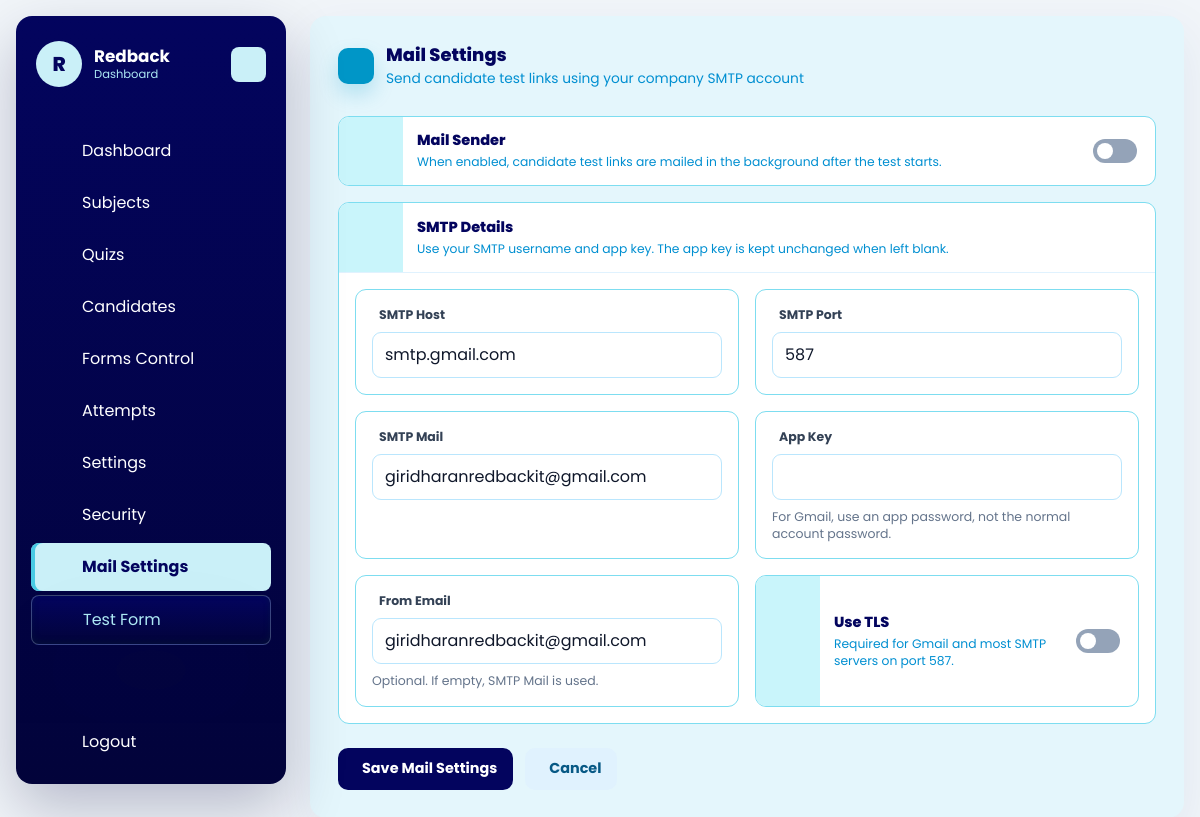
Screenshot of /dashboard/settings/mail/ (signed in) with the database file from the repository.
### dashboard/models.py (models this page shows, shortened)
class Company(models.Model):
    name = models.CharField(max_length=150)
    image = models.ImageField(upload_to='company/', blank=True, null=True)
    email = models.EmailField(unique=True)
    password = models.CharField(max_length=128)
    is_active = models.BooleanField(default=True)
    test_instructions = models.TextField(
        default=DEFAULT_TEST_INSTRUCTIONS,
        blank=True,
        help_text='Instructions shown to candidates in the online test instructions drawer.',
    )
    allow_full_screen_lock = models.BooleanField(default=False)
    allow_pause_lock = models.BooleanField(default=False)
    allow_tab_switch_guard = models.BooleanField(default=False)
    allow_copy_paste_block = models.BooleanField(default=False)
    allow_right_click_disable = models.BooleanField(default=False)
    full_screen_lock = models.BooleanField(default=False)
    pause_lock = models.BooleanField(default=False)
    tab_switch_guard_enabled = models.BooleanField(default=False)
    copy_paste_block_enabled = models.BooleanField(default=False)
    right_click_disable_enabled = models.BooleanField(default=False)
    max_violation_warnings = models.PositiveIntegerField(default=3)
    exam_control_password = models.CharField(max_length=128, blank=True)
    pass_persantage = models.DecimalField(max_digits=5, decimal_places=2, default=50.00)
    mail_sender_enabled = models.BooleanField(default=False)
    smtp_host = models.CharField(max_length=255, blank=True)
    smtp_port = models.PositiveIntegerField(default=587)
    smtp_username = models.CharField(max_length=255, blank=True)
    smtp_app_key = models.CharField(max_length=255, blank=True)
    smtp_use_tls = models.BooleanField(default=True)
    smtp_from_email = models.EmailField(blank=True)
    created_at = models.DateTimeField(auto_now_add=True)
    updated_at = models.DateTimeField(auto_now=True)
    class Meta:
        ordering = ['name']
        verbose_name_plural = 'Companies'

### dashboard/views.py (the view, shortened to what this page needs)
# urls.py: path('settings/mail/', views.company_mail_settings, name='company_mail_settings'),
@company_login_required
def company_mail_settings(request):
    form = CompanyMailSettingsForm(request.POST or None, instance=request.company)
    return render(
        request,
        'dashboard/mail_settings.html',
        {'form': form, 'title': 'Mail Settings', 'cancel_url': 'dashboard:home'},
    )

### dashboard/forms.py (shortened to what this page needs)
class CompanyMailSettingsForm(forms.ModelForm):
    smtp_app_key = forms.CharField(
        label='SMTP app key',
        required=False,
        widget=forms.PasswordInput(render_value=False),
        help_text='Leave blank to keep the current app key.',
    )
    class Meta:
        model = Company
        fields = [
            'mail_sender_enabled',
            'smtp_host',
            'smtp_port',
            'smtp_username',
            'smtp_app_key',
            'smtp_use_tls',
            'smtp_from_email',
        ]
        widgets = {
            'smtp_host': forms.TextInput(attrs={'placeholder': 'smtp.gmail.com'}),
            'smtp_port': forms.NumberInput(attrs={'min': 1, 'placeholder': '587'}),
            'smtp_username': forms.TextInput(attrs={'placeholder': 'sender@example.com'}),
            'smtp_from_email': forms.EmailInput(attrs={'placeholder': 'sender@example.com'}),
        }

### dashboard/views.py (called while the page is built)
def get_logged_in_company(request):
    company_id = request.session.get('company_id')
    if not company_id:
        return None
    return Company.objects.filter(id=company_id, is_active=True).first()

def company_login_required(view_func):
    @wraps(view_func)
    def wrapper(request, *args, **kwargs):
        company = get_logged_in_company(request)
        if not company:
            return redirect(f"{reverse('dashboard:login')}?next={request.path}")
        request.company = company
        return view_func(request, *args, **kwargs)
    return wrapper

### templates/dashboard/mail_settings.html (shortened to what this page needs)
{% extends "base.html" %}
{% block content %}
{% include 'dashboard/header.html' %}
<div id="dashboard-page-content">
<section class="mail-shell">
    <div class="mail-heading">
        <span class="mail-heading-icon"><iconify-icon icon="icon-park-solid:mail"></iconify-icon></span>
        <div>
            <h1 class="mail-title">{{ title }}</h1>
            <p class="mail-subtitle">Send candidate test links using your company SMTP account</p>
        </div>
    </div>
    <form method="post">
        <label class="mail-switch-card">
            <span class="mail-card-icon"><iconify-icon icon="mdi:email-fast-outline"></iconify-icon></span>
            <span class="mail-card-body">
                <span class="mail-card-title">Mail Sender</span>
                <span class="mail-card-text">When enabled, candidate test links are mailed in the background after the test starts.</span>
            </span>
            <span class="mail-switch"></span>
        </label>
        <div class="mail-card" style="margin-top:16px;">
            <div class="mail-card-head">
                <span class="mail-card-icon"><iconify-icon icon="mdi:server-network"></iconify-icon></span>
                <span class="mail-card-body">
                    <span class="mail-card-title">SMTP Details</span>
                    <span class="mail-card-text">Use your SMTP username and app key. The app key is kept unchanged when left blank.</span>
                </span>
            </div>
            <div class="mail-form-body">
                <div class="mail-grid">
                    <div class="mail-field">
                        <label for="{{ form.smtp_host.id_for_label }}"><iconify-icon icon="mdi:web"></iconify-icon>SMTP Host</label>
                        {{ form.smtp_host }}
                    </div>
                    <div class="mail-field">
                        <label for="{{ form.smtp_port.id_for_label }}"><iconify-icon icon="mdi:lan-connect"></iconify-icon>SMTP Port</label>
                        {{ form.smtp_port }}
                    </div>
                    <div class="mail-field">
                        <label for="{{ form.smtp_username.id_for_label }}"><iconify-icon icon="mdi:account-outline"></iconify-icon>SMTP Mail</label>
                        {{ form.smtp_username }}
                    </div>
                    <div class="mail-field">
                        <label for="{{ form.smtp_app_key.id_for_label }}"><iconify-icon icon="mdi:key-outline"></iconify-icon>App Key</label>
                        {{ form.smtp_app_key }}
                        <p class="mail-help">For Gmail, use an app password, not the normal account password.</p>
                    </div>
                    <div class="mail-field">
                        <label for="{{ form.smtp_from_email.id_for_label }}"><iconify-icon icon="mdi:email-arrow-right-outline"></iconify-icon>From Email</label>
                        {{ form.smtp_from_email }}
                        <p class="mail-help">Optional. If empty, SMTP Mail is used.</p>
                    </div>
                    <label class="mail-switch-card">
                        <span class="mail-card-icon"><iconify-icon icon="mdi:lock-check-outline"></iconify-icon></span>
                        <span class="mail-card-body">
                            <span class="mail-card-title">Use TLS</span>
                            <span class="mail-card-text">Required for Gmail and most SMTP servers on port 587.</span>
                        </span>
                        <span class="mail-switch"></span>
                    </label>
                </div>
            </div>
        </div>
        <div class="mail-actions">
            <button type="submit" class="mail-btn primary">
                Save Mail Settings
            </button>
            <a href="{% url cancel_url %}" class="mail-btn secondary">
                Cancel
            </a>
        </div>
    </form>
</section>
</div>
{% endblock %}

### templates/dashboard/header.html (shortened to what this page needs)
<aside class="dashboard-sidebar" data-dashboard-sidebar>
    <header class="dashboard-sidebar-header">
        <a href="/" class="dashboard-brand">
            <span class="dashboard-brand-mark">{{ request.company.name|default:"Company"|slice:":1"|upper }}</span>
            <span class="dashboard-brand-text">
                <strong>{{ request.company.name|default:"Company" }}</strong>
                <span>Dashboard</span>
            </span>
        </a>
        <button class="dashboard-toggler dashboard-sidebar-toggler" type="button" aria-label="Toggle sidebar">
        </button>
    </header>
    <nav class="dashboard-sidebar-nav"
        aria-label="Dashboard navigation"
        hx-boost="true"
        hx-target="#dashboard-page-content"
        hx-select="#dashboard-page-content"
        hx-push-url="true">
        <ul class="dashboard-nav-list dashboard-primary-nav">
            {% if request.session.company_id %}
                <li class="dashboard-nav-item">
                    <a href="/dashboard/" class="dashboard-nav-link" data-dashboard-nav-link data-nav-exact>
                        <span class="dashboard-nav-label">Dashboard</span>
                    </a>
                </li>
                <li class="dashboard-nav-item">
                    <a href="/dashboard/subjects/" class="dashboard-nav-link" data-dashboard-nav-link>
                        <span class="dashboard-nav-label">Subjects</span>
                    </a>
                </li>
                <li class="dashboard-nav-item">
                    <a href="/dashboard/quizzes/" class="dashboard-nav-link" data-dashboard-nav-link>
                        <span class="dashboard-nav-label">Quizs</span>
                    </a>
                </li>
                <li class="dashboard-nav-item">
                    <a href="/dashboard/candidates/" class="dashboard-nav-link" data-dashboard-nav-link>
                        <span class="dashboard-nav-label">Candidates</span>
                    </a>
                </li>
                <li class="dashboard-nav-item">
                    <a href="/dashboard/forms-control/" class="dashboard-nav-link" data-dashboard-nav-link>
                        <span class="dashboard-nav-label">Forms Control</span>
                    </a>
                </li>
                <li class="dashboard-nav-item">
                    <a href="/dashboard/attempts/" class="dashboard-nav-link" data-dashboard-nav-link>
                        <span class="dashboard-nav-label">Attempts</span>
                    </a>
                </li>
                <li class="dashboard-nav-item">
                    <a href="/dashboard/settings/" class="dashboard-nav-link" data-dashboard-nav-link>
                        <span class="dashboard-nav-label">Settings</span>
                    </a>
                </li>
                <li class="dashboard-nav-item">
                    <a href="/dashboard/settings/security/" class="dashboard-nav-link" data-dashboard-nav-link>
                        <span class="dashboard-nav-label">Security</span>
                    </a>
                </li>
                <li class="dashboard-nav-item">
                    <a href="/dashboard/settings/mail/" class="dashboard-nav-link" data-dashboard-nav-link>
                        <span class="dashboard-nav-label">Mail Settings</span>
                    </a>
                </li>
                <li class="dashboard-nav-item">
                    <a href="/quiz/start/" class="dashboard-nav-link is-accent" data-dashboard-nav-link hx-boost="false">
                        <span class="dashboard-nav-label">Test Form</span>
                    </a>
                </li>
            {% endif %}
        </ul>
        {% if request.session.company_id %}
            <ul class="dashboard-nav-list dashboard-secondary-nav">
                <li class="dashboard-nav-item">
                    <a href="/dashboard/logout/" class="dashboard-nav-link is-danger" hx-boost="false">
                        <span class="dashboard-nav-label">Logout</span>
                    </a>
                </li>
            </ul>
        {% endif %}
    </nav>
</aside>

### templates/dashboard/header.html (style rules this page uses)
:root { --c0: #caf0f8; --c1: #ade8f4; --c2: #90e0ef; --c3: #48cae4; --c4: #00b4d8; --c5: #0096c7; --c6: #0077b6; --c7: #023e8a; --c8: #03045e; --c9: #02033a; }
.dashboard-sidebar { position: fixed; top: 0; left: 0; z-index: 50; width: 270px; height: calc(100vh - 32px); margin: 16px; border-radius: 16px; background: linear-gradient(180deg, var(--c8), var(--c9)); box-shadow: 0 24px 60px rgba(2, 3, 58, .24); display: flex; flex-direction: column; overflow: hidden; transition: width .4s ease, height .4s ease; }
.dashboard-sidebar-header { position: relative; display: flex; align-items: center; justify-content: space-between; gap: 12px; flex: 0 0 auto; padding: 25px 20px; }
.dashboard-sidebar-nav { display: flex; min-height: 0; flex: 1 1 auto; flex-direction: column; }
.dashboard-brand { display: flex; min-width: 0; align-items: center; gap: 12px; color: #fff; text-decoration: none; }
.dashboard-brand-mark { display: grid; width: 46px; height: 46px; flex: 0 0 auto; place-items: center; border-radius: 50%; background: var(--c0); color: var(--c8); font-size: 1.25rem; font-weight: 800; }
.dashboard-brand-text { overflow: hidden; white-space: nowrap; transition: opacity .3s ease; }
.dashboard-brand-text strong { display: block; font-size: 1.05rem; line-height: 1.2; }
.dashboard-brand-text span { display: block; margin-top: 2px; color: var(--c1); font-size: .72rem; line-height: 1.2; }
.dashboard-toggler { display: flex; width: 35px; height: 35px; flex: 0 0 auto; cursor: pointer; align-items: center; justify-content: center; border: 0; border-radius: 8px; background: var(--c0); color: var(--c8); transition: transform .4s ease, background .4s ease; }
.dashboard-sidebar-toggler { position: absolute; right: 20px; }
.dashboard-nav-list { display: flex; flex-direction: column; gap: 4px; margin: 0; padding: 0 15px; list-style: none; transform: translateY(15px); transition: transform .4s ease; }
.dashboard-primary-nav { min-height: 0; flex: 1 1 auto; overflow-y: auto; overflow-x: hidden; padding-bottom: 24px; scrollbar-width: thin; scrollbar-color: rgba(202, 240, 248, .55) transparent; }
.dashboard-nav-link { display: flex; align-items: center; gap: 12px; overflow: hidden; border-radius: 8px; padding: 12px 15px; color: #fff; text-decoration: none; white-space: nowrap; transition: background .4s ease, color .4s ease, border-radius .4s ease; }
.dashboard-nav-link:hover, .dashboard-nav-link.is-active { background: var(--c0); color: var(--c8); }
.dashboard-nav-link.is-active { box-shadow: inset 4px 0 0 var(--c3); font-weight: 700; }
.dashboard-nav-link.is-accent { overflow: visible; border: 1px solid rgba(202, 240, 248, .28); background: linear-gradient(180deg, var(--c8), var(--c9)); color: var(--c1); box-shadow: rgba(50, 50, 93, 0.25) 0px 50px 100px -20px, rgba(0, 0, 0, 0.3) 0px 30px 60px -30px, rgba(10, 37, 64, 0.35) 0px -2px 6px 0px inset; }
.dashboard-nav-label { transition: opacity .3s ease; }
.dashboard-nav-item { position: relative; }
.dashboard-secondary-nav { flex: 0 0 auto; margin: 10px 0 18px; transform: none; width: auto; }
body.dashboard-layout #dashboard-page-content { min-height: 100vh; box-sizing: border-box; padding-top: 1rem; padding-bottom: 1rem; }

### rows the page displays
Company: company.name "R", company.name "Redback", smtp_host "smtp.gmail.com", smtp_port "587", smtp_username "giridharanredbackit@gmail.com", smtp_from_email "giridharanredbackit@gmail.com"

### other values shown
{{ title }} "Mail Settings"
